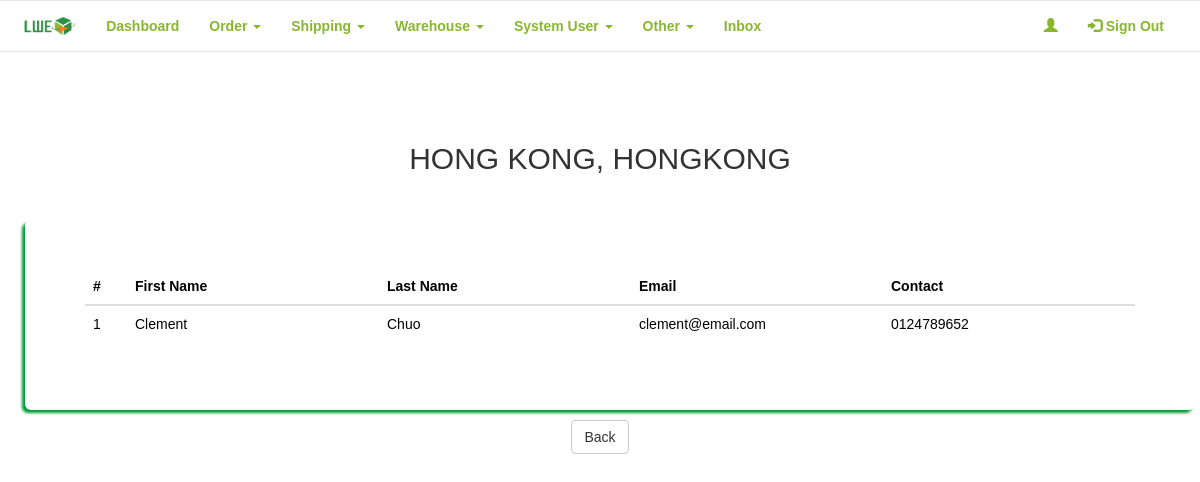
Page /LWE_Buy/admin/warehouseview.php?wh_id=1&station=HONG KONG, HONGKONG on the earlier database version.
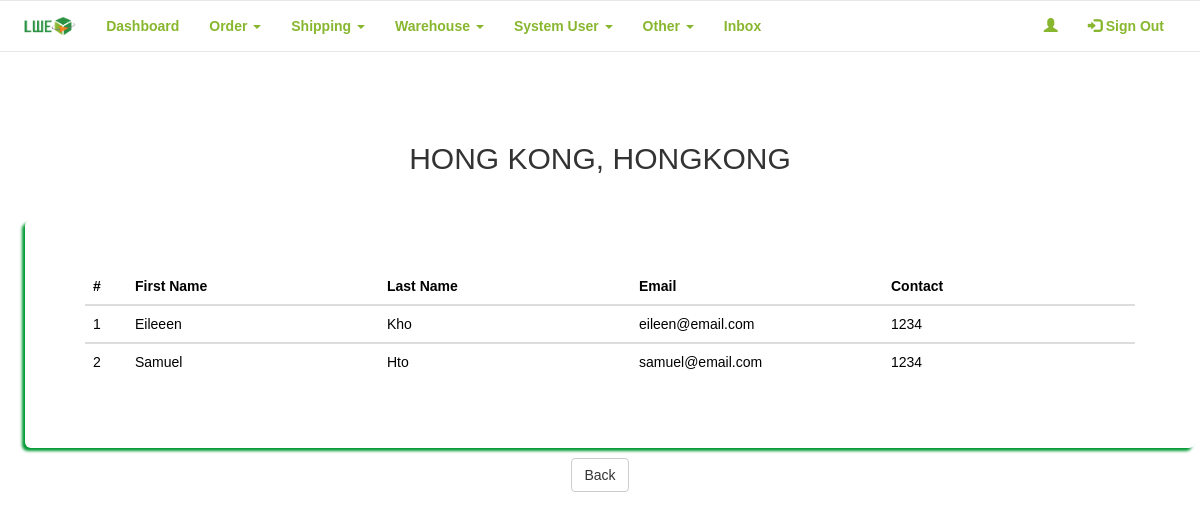
Same page on the later database version.
### tables this page shows
CREATE TABLE `work_station` (
  `ws_id` int(11) NOT NULL,
  `user_id` int(11) NOT NULL,
  `wh_id` int(11) NOT NULL
);

CREATE TABLE `users` (
  `user_id` int(11) NOT NULL,
  `fname` varchar(50) NOT NULL,
  `lname` varchar(50) NOT NULL,
  `contact` varchar(15) DEFAULT NULL,
  `email` varchar(50) NOT NULL,
  `password` varchar(255) NOT NULL,
  `type` varchar(10) NOT NULL,
  `image` text NOT NULL
);

### LWE_Buy/admin/warehouseview.php (the view, shortened to what this page needs)
<?php
require_once '../connection/config.php';
$counter = 0;
$wh_id = $_GET['wh_id'];
$query1 = "SELECT *
            FROM users us
            JOIN work_station ws
            ON ws.user_id = us.user_id
            WHERE wh_id='$wh_id'";
$result1 = mysqli_query($con, $query1);
?>
<!DOCTYPE html>
<html data-ng-app="myApp">
    <head>
        <link rel="stylesheet" href="https://maxcdn.bootstrapcdn.com/bootstrap/3.3.7/css/bootstrap.min.css">
        <link href="../frameworks/css/style.css" rel="stylesheet"/>
    </head>
    <body>
        <div class="row">
            <?php include_once('nav.php')?>
        </div>
        <center>
            <div class="container">
                <div class="row" style="padding-top: 50px; padding-bottom: 25px;">
                    <div class="col-xs-12 col-md-12 col-lg-12">
                        <h2><?php echo $_GET['station']; ?></h2>
                    </div>
                </div>
            </div>
            <section class = "content">
                <div class="container">
                    <div class="row">
                        <div class="col-xs-12 col-md-12 col-lg-12 jumbotron">
                            <?php
                            if(mysqli_num_rows($result1) > 0)
                            {
                            ?>
                            <table class="table thead-bordered table-hover" id="receive">
                                <thead>
                                    <tr>
                                        <th>#</th>
                                        <th>First Name</th>
                                        <th>Last Name</th>
                                        <th>Email</th>
                                        <th>Contact</th>
                                    </tr>
                                </thead>
                                <?php
                                    while($row = mysqli_fetch_array($result1))
                                    {
                                        $counter++;
                                        ?>
                                        <tbody>
                                            <tr>
                                                <td width="4%"><?php echo $counter; ?></td>
                                                <td width="24%"><?php echo $row['fname']; ?></td>
                                                <td width="24%"><?php echo $row['lname']; ?></td>
                                                <td width="24%"><?php echo $row['email']; ?></td>
                                                <td width="24%"><?php echo $row['contact']; ?></td>
                                            </tr>
                                        </tbody>
                                        <?php
                                    }
                                }else{
                                    ?>
                                        <p>There is no admin/staff in this station.</p>
                                    <?php
                                }
                            ?>
                            </table>
                        </div>
                    </div>
                    <center><a href='javascript:history.go(-1)' class='btn btn-default' name='back'>Back</a></center>
                </div>
            </section>
        </center>
    </body>
</html>

Differences in the rows shown:
no longer on this page (row edited): work_station: user.fname "Clement", user.lname "Chuo", user.email "clement@email.com", user.contact "0124789652"
now on this page (row edited): work_station: user.fname "Eileeen", user.lname "Kho", user.email "eileen@email.com", user.contact "1234"
now on this page (row edited): work_station: user.fname "Samuel", user.lname "Hto", user.email "samuel@email.com", user.contact "1234"
